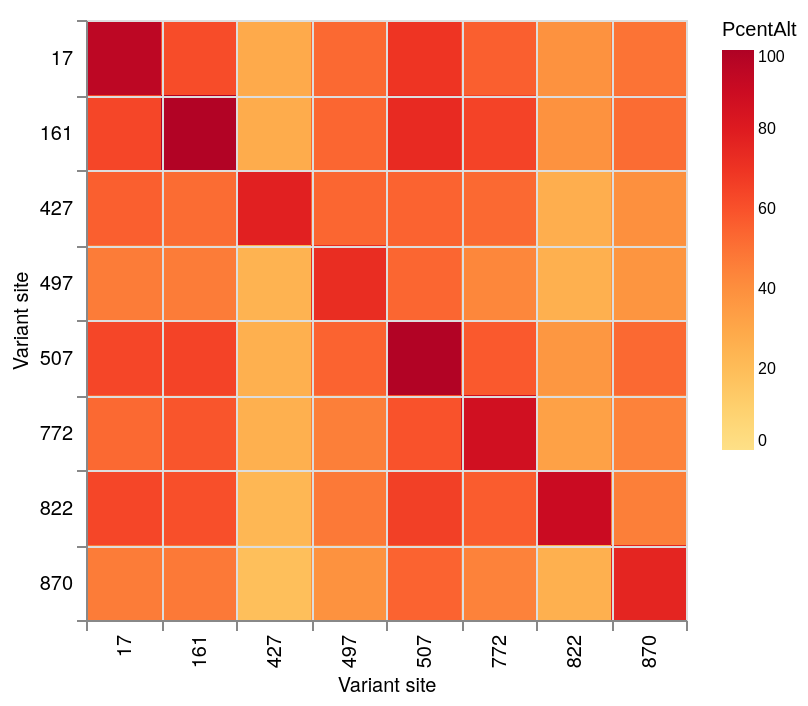

The specification (Vega-Lite) saved for this image:
### Vega-Lite specification from a JSON file in a GitHub repository (floating-point values rounded to 4 significant figures)
{"$schema": "https://vega.github.io/schema/vega-lite/v5.json", "data": {"values": [{"SNP1": 17, "SNP2": 17, "Alt": 156, "Ref": 1, "Total": 165, "PcentAlt": 95.0, "PcentRef": 1.0}, {"SNP1": 17, "SNP2": 161, "Alt": 102, "Ref": 0, "Total": 165, "PcentAlt": 62.0, "PcentRef": 0.0}, {"SNP1": 17, "SNP2": 427, "Alt": 48, "Ref": 0, "Total": 165, "PcentAlt": 29.0, "PcentRef": 0.0}, {"SNP1": 17, "SNP2": 497, "Alt": 87, "Ref": 0, "Total": 165, "PcentAlt": 53.0, "PcentRef": 0.0}, {"SNP1": 17, "SNP2": 507, "Alt": 116, "Ref": 0, "Total": 165, "PcentAlt": 70.0, "PcentRef": 0.0}, {"SNP1": 17, "SNP2": 772, "Alt": 92, "Ref": 0, "Total": 165, "PcentAlt": 56.0, "PcentRef": 0.0}, {"SNP1": 17, "SNP2": 822, "Alt": 65, "Ref": 0, "Total": 165, "PcentAlt": 39.0, "PcentRef": 0.0}, {"SNP1": 17, "SNP2": 870, "Alt": 82, "Ref": 1, "Total": 165, "PcentAlt": 50.0, "PcentRef": 1.0}, {"SNP1": 161, "SNP2": 17, "Alt": 102, "Ref": 0, "Total": 160, "PcentAlt": 64.0, "PcentRef": 0.0}, {"SNP1": 161, "SNP2": 161, "Alt": 158, "Ref": 1, "Total": 160, "PcentAlt": 99.0, "PcentRef": 1.0}, {"SNP1": 161, "SNP2": 427, "Alt": 44, "Ref": 0, "Total": 160, "PcentAlt": 28.0, "PcentRef": 0.0}, {"SNP1": 161, "SNP2": 497, "Alt": 86, "Ref": 0, "Total": 160, "PcentAlt": 54.0, "PcentRef": 0.0}, {"SNP1": 161, "SNP2": 507, "Alt": 118, "Ref": 0, "Total": 160, "PcentAlt": 74.0, "PcentRef": 0.0}, {"SNP1": 161, "SNP2": 772, "Alt": 104, "Ref": 0, "Total": 160, "PcentAlt": 65.0, "PcentRef": 0.0}, {"SNP1": 161, "SNP2": 822, "Alt": 62, "Ref": 0, "Total": 160, "PcentAlt": 39.0, "PcentRef": 0.0}, {"SNP1": 161, "SNP2": 870, "Alt": 84, "Ref": 1, "Total": 160, "PcentAlt": 52.0, "PcentRef": 1.0}, {"SNP1": 427, "SNP2": 17, "Alt": 48, "Ref": 0, "Total": 85, "PcentAlt": 56.0, "PcentRef": 0.0}, {"SNP1": 427, "SNP2": 161, "Alt": 44, "Ref": 0, "Total": 85, "PcentAlt": 52.0, "PcentRef": 0.0}, {"SNP1": 427, "SNP2": 427, "Alt": 66, "Ref": 14, "Total": 85, "PcentAlt": 78.0, "PcentRef": 16.0}, {"SNP1": 427, "SNP2": 497, "Alt": 46, "Ref": 4, "Total": 85, "PcentAlt": 54.0, "PcentRef": 5.0}, {"SNP1": 427, "SNP2": 507, "Alt": 47, "Ref": 0, "Total": 85, "PcentAlt": 55.0, "PcentRef": 0.0}, {"SNP1": 427, "SNP2": 772, "Alt": 45, "Ref": 0, "Total": 85, "PcentAlt": 53.0, "PcentRef": 0.0}, {"SNP1": 427, "SNP2": 822, "Alt": 23, "Ref": 0, "Total": 85, "PcentAlt": 27.0, "PcentRef": 0.0}, {"SNP1": 427, "SNP2": 870, "Alt": 34, "Ref": 0, "Total": 85, "PcentAlt": 40.0, "PcentRef": 0.0}, {"SNP1": 497, "SNP2": 17, "Alt": 87, "Ref": 0, "Total": 184, "PcentAlt": 47.0, "PcentRef": 0.0}, {"SNP1": 497, "SNP2": 161, "Alt": 86, "Ref": 0, "Total": 184, "PcentAlt": 47.0, "PcentRef": 0.0}, {"SNP1": 497, "SNP2": 427, "Alt": 46, "Ref": 4, "Total": 184, "PcentAlt": 25.0, "PcentRef": 2.0}, {"SNP1": 497, "SNP2": 497, "Alt": 135, "Ref": 49, "Total": 184, "PcentAlt": 73.0, "PcentRef": 27.0}, {"SNP1": 497, "SNP2": 507, "Alt": 100, "Ref": 0, "Total": 184, "PcentAlt": 54.0, "PcentRef": 0.0}, {"SNP1": 497, "SNP2": 772, "Alt": 80, "Ref": 0, "Total": 184, "PcentAlt": 43.0, "PcentRef": 0.0}, {"SNP1": 497, "SNP2": 822, "Alt": 48, "Ref": 4, "Total": 184, "PcentAlt": 26.0, "PcentRef": 2.0}, {"SNP1": 497, "SNP2": 870, "Alt": 69, "Ref": 9, "Total": 184, "PcentAlt": 38.0, "PcentRef": 5.0}, {"SNP1": 507, "SNP2": 17, "Alt": 116, "Ref": 0, "Total": 182, "PcentAlt": 64.0, "PcentRef": 0.0}, {"SNP1": 507, "SNP2": 161, "Alt": 118, "Ref": 0, "Total": 182, "PcentAlt": 65.0, "PcentRef": 0.0}, {"SNP1": 507, "SNP2": 427, "Alt": 47, "Ref": 0, "Total": 182, "PcentAlt": 26.0, "PcentRef": 0.0}, {"SNP1": 507, "SNP2": 497, "Alt": 100, "Ref": 0, "Total": 182, "PcentAlt": 55.0, "PcentRef": 0.0}, {"SNP1": 507, "SNP2": 507, "Alt": 181, "Ref": 0, "Total": 182, "PcentAlt": 99.0, "PcentRef": 0.0}, {"SNP1": 507, "SNP2": 772, "Alt": 105, "Ref": 0, "Total": 182, "PcentAlt": 58.0, "PcentRef": 0.0}, {"SNP1": 507, "SNP2": 822, "Alt": 67, "Ref": 0, "Total": 182, "PcentAlt": 37.0, "PcentRef": 0.0}, {"SNP1": 507, "SNP2": 870, "Alt": 97, "Ref": 0, "Total": 182, "PcentAlt": 53.0, "PcentRef": 0.0}, {"SNP1": 772, "SNP2": 17, "Alt": 92, "Ref": 0, "Total": 175, "PcentAlt": 53.0, "PcentRef": 0.0}, {"SNP1": 772, "SNP2": 161, "Alt": 104, "Ref": 0, "Total": 175, "PcentAlt": 59.0, "PcentRef": 0.0}, {"SNP1": 772, "SNP2": 427, "Alt": 45, "Ref": 0, "Total": 175, "PcentAlt": 26.0, "PcentRef": 0.0}, {"SNP1": 772, "SNP2": 497, "Alt": 80, "Ref": 0, "Total": 175, "PcentAlt": 46.0, "PcentRef": 0.0}, {"SNP1": 772, "SNP2": 507, "Alt": 105, "Ref": 0, "Total": 175, "PcentAlt": 60.0, "PcentRef": 0.0}, {"SNP1": 772, "SNP2": 772, "Alt": 152, "Ref": 0, "Total": 175, "PcentAlt": 87.0, "PcentRef": 0.0}, {"SNP1": 772, "SNP2": 822, "Alt": 58, "Ref": 0, "Total": 175, "PcentAlt": 33.0, "PcentRef": 0.0}, {"SNP1": 772, "SNP2": 870, "Alt": 78, "Ref": 0, "Total": 175, "PcentAlt": 45.0, "PcentRef": 0.0}, {"SNP1": 822, "SNP2": 17, "Alt": 65, "Ref": 0, "Total": 101, "PcentAlt": 64.0, "PcentRef": 0.0}, {"SNP1": 822, "SNP2": 161, "Alt": 62, "Ref": 0, "Total": 101, "PcentAlt": 61.0, "PcentRef": 0.0}, {"SNP1": 822, "SNP2": 427, "Alt": 23, "Ref": 0, "Total": 101, "PcentAlt": 23.0, "PcentRef": 0.0}, {"SNP1": 822, "SNP2": 497, "Alt": 48, "Ref": 4, "Total": 101, "PcentAlt": 48.0, "PcentRef": 4.0}, {"SNP1": 822, "SNP2": 507, "Alt": 67, "Ref": 0, "Total": 101, "PcentAlt": 66.0, "PcentRef": 0.0}, {"SNP1": 822, "SNP2": 772, "Alt": 58, "Ref": 0, "Total": 101, "PcentAlt": 57.0, "PcentRef": 0.0}, {"SNP1": 822, "SNP2": 822, "Alt": 91, "Ref": 9, "Total": 101, "PcentAlt": 90.0, "PcentRef": 9.0}, {"SNP1": 822, "SNP2": 870, "Alt": 46, "Ref": 1, "Total": 101, "PcentAlt": 46.0, "PcentRef": 1.0}, {"SNP1": 870, "SNP2": 17, "Alt": 82, "Ref": 1, "Total": 175, "PcentAlt": 47.0, "PcentRef": 1.0}, {"SNP1": 870, "SNP2": 161, "Alt": 84, "Ref": 1, "Total": 175, "PcentAlt": 48.0, "PcentRef": 1.0}, {"SNP1": 870, "SNP2": 427, "Alt": 34, "Ref": 0, "Total": 175, "PcentAlt": 19.0, "PcentRef": 0.0}, {"SNP1": 870, "SNP2": 497, "Alt": 69, "Ref": 9, "Total": 175, "PcentAlt": 39.0, "PcentRef": 5.0}, {"SNP1": 870, "SNP2": 507, "Alt": 97, "Ref": 0, "Total": 175, "PcentAlt": 55.0, "PcentRef": 0.0}, {"SNP1": 870, "SNP2": 772, "Alt": 78, "Ref": 0, "Total": 175, "PcentAlt": 45.0, "PcentRef": 0.0}, {"SNP1": 870, "SNP2": 822, "Alt": 46, "Ref": 1, "Total": 175, "PcentAlt": 26.0, "PcentRef": 1.0}, {"SNP1": 870, "SNP2": 870, "Alt": 133, "Ref": 29, "Total": 175, "PcentAlt": 76.0, "PcentRef": 17.0}]}, "mark": "rect", "width": 300, "height": 300, "encoding": {"y": {"field": "SNP1", "type": "ordinal", "title": "Variant site", "axis": {"labelFont": "Helvetica Neue", "titleFontSize": 10, "titleFontWeight": 400, "labelFontWeight": 300, "titleFont": "Helvetica Neue"}}, "x": {"field": "SNP2", "type": "ordinal", "title": "Variant site", "axis": {"labelFont": "Helvetica Neue", "titleFontSize": 10, "titleFontWeight": 400, "labelFontWeight": 300, "titleFont": "Helvetica Neue"}}, "color": {"type": "quantitative", "field": "PcentAlt", "scale": {"domain": [0, 100], "scheme": "yelloworangered"}}}, "config": {"legend": {"labelFontSize": 8, "titleFontWeight": 300, "labelFontWeight": 300, "titleFontSize": 10}, "axis": {"grid": true, "tickBand": "extent"}}}
